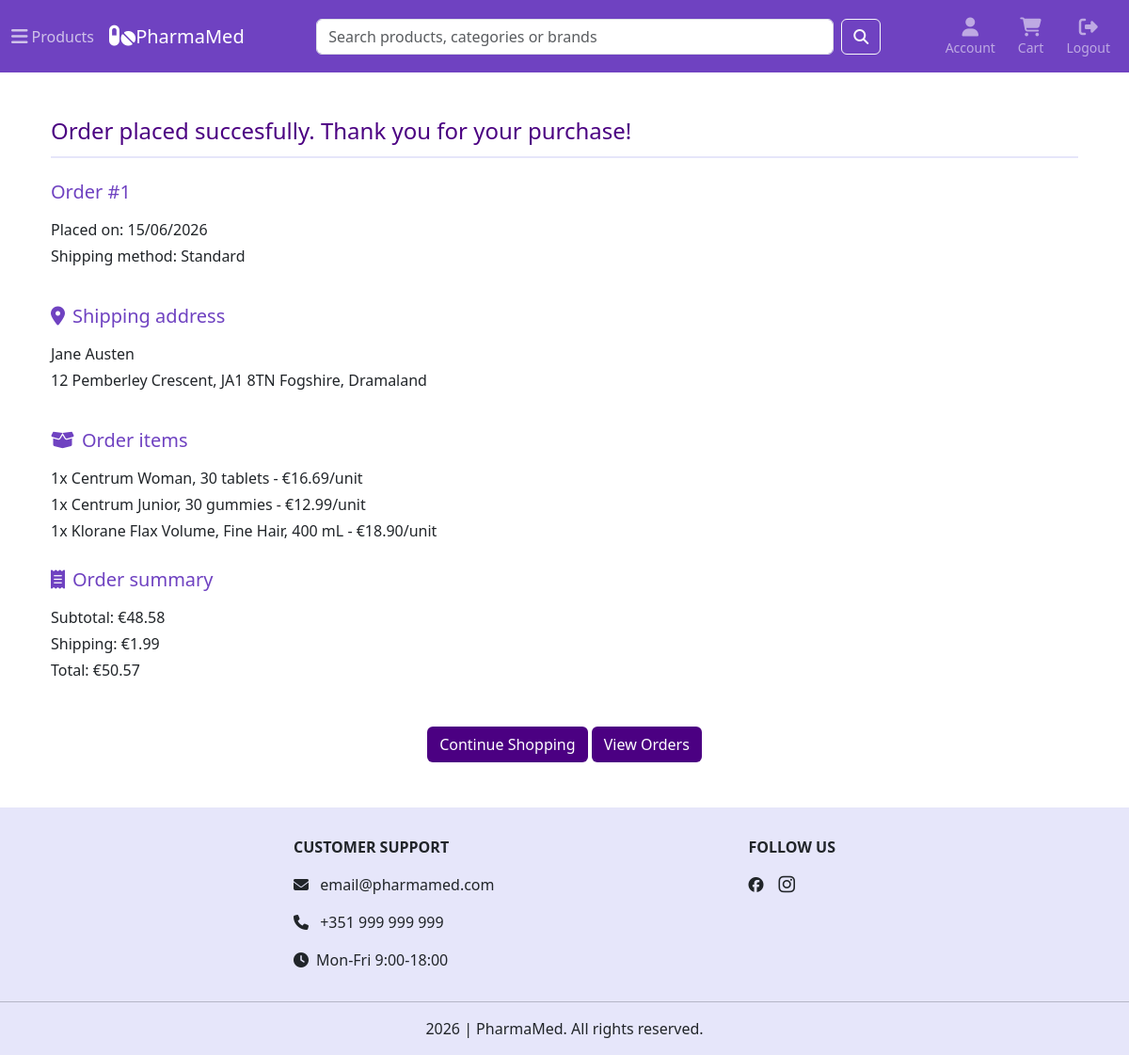
The app's page /order_success/1 (signed in) with its own data.
### tables this page shows
CREATE TABLE orders (
    id INTEGER PRIMARY KEY AUTOINCREMENT,
    user_id INTEGER NOT NULL,
    address_id INTEGER NOT NULL,
    full_name TEXT NOT NULL,
    address_line TEXT NOT NULL,
    postal_code TEXT NOT NULL,
    city TEXT NOT NULL,
    country TEXT NOT NULL,
    shipping_method TEXT NOT NULL,
    subtotal REAL NOT NULL,
    shipping_cost REAL NOT NULL,
    total REAL NOT NULL,
    status TEXT NOT NULL DEFAULT 'pending',
    created_at TIMESTAMP DEFAULT CURRENT_TIMESTAMP,
    updated_at TIMESTAMP DEFAULT CURRENT_TIMESTAMP,
    FOREIGN KEY (user_id) REFERENCES users(id)
);

CREATE TABLE order_items (
    id INTEGER PRIMARY KEY AUTOINCREMENT,
    order_id INTEGER NOT NULL,
    product_id INTEGER NOT NULL,
    name TEXT NOT NULL,
    pack_size TEXT NOT NULL,
    quantity INTEGER NOT NULL,
    price REAL NOT NULL,
    FOREIGN KEY (order_id) REFERENCES orders(id) ON DELETE CASCADE
);

### app/routes/orders.py (the view)
@orders_bp.route("/order_success/<int:order_id>")
@login_required
def order_success(order_id):
    db = get_db()
    order = get_user_order(db, order_id, current_user.id)
    if not order:
        flash("Order not found", "error")
        return redirect(url_for("orders.checkout"))
    items = get_order_items(db, order_id)
    return render_template("order_success.html", order_id=order_id, order=order, items=items)

### app/__init__.py (called while the page is built)
@app.context_processor
def inject_globals():
    return {
        "categories_menu": load_categories_menu(),
        "cart_count": get_cart_count()
    }

### app/models/user.py (called while the page is built)
@login_manager.user_loader
def load_user(user_id):
    db = get_db()
    user = db.execute(
        """
        SELECT id, email, first_name, last_name
        FROM users
        WHERE id = ?
        """,
        (int(user_id),)
    ).fetchone()
    if user is None:
        return None
    return User(
        user["id"],
        user["email"],
        user["first_name"],
        user["last_name"]
    )

### app/services/cart_service.py (called while the page is built)
def get_cart_count():
    db = get_db()
    if current_user.is_authenticated:
        return db_cart_count(db, current_user.id)
    session_cart = session.get('cart', {})
    return sum(session_cart.values())

def db_cart_count(db, user_id):
    cart_count = db.execute(
        """
        SELECT SUM(quantity) as total
        FROM cart_items ci
        JOIN carts c ON ci.cart_id = c.id
        WHERE c.user_id = ?
        """,
        (user_id,)
    ).fetchone()
    return cart_count["total"] or 0

### app/services/order_service.py (called while the page is built)
def get_user_order(db, order_id, user_id):
    return db.execute(
        """
        SELECT *
        FROM orders
        WHERE id = ?
        AND user_id = ?
        """,
        (order_id, user_id)
    ).fetchone()

def get_order_items(db, order_id):
    return db.execute(
        """
        SELECT *
        FROM order_items
        WHERE order_id = ?
        """,
        (order_id,)
    ).fetchall()

### app/utils/categories.py (called while the page is built)
def load_categories_menu():
    db = get_db()
    rows = db.execute(
        """
        SELECT category_id, name, parent_id, icon
        FROM categories
        ORDER BY category_id
        """
    ).fetchall()
    categories_menu = {}
    for row in rows:
        if row["parent_id"] == 0:
            categories_menu[row["category_id"]] = {
                "category_data": row,
                "subcategories": []
            }
    for row in rows:
        parent_id = row["parent_id"]
        if parent_id != 0 and parent_id in categories_menu:
            categories_menu[parent_id]["subcategories"].append(row)
    return categories_menu

### app/utils/db.py (called while the page is built)
def get_db():
    if "db" not in g:
        g.db = sqlite3.connect(DATABASE_PATH)
        g.db.row_factory = sqlite3.Row
        g.db.execute("PRAGMA foreign_keys = ON")
    return g.db

### app/utils/formatting.py (called while the page is built)
def format_date(value):
    return datetime.strptime(value, "%Y-%m-%d %H:%M:%S").strftime("%d/%m/%Y")

### app/templates/order_success.html (shortened to what this page needs)
{% extends "layout.html" %}
{% block main %}
<div class="container my-5 px-4">
    <div class="section-heading pb-1">
        <h1 class="fs-4">Order placed succesfully. Thank you for your purchase!</h1>
    </div>
    <div class="pt-4">
        <h2 class="subsection-header fs-5 mb-3">Order #{{order.id }}</h2>
        <p class="mb-1">Placed on: {{ order.created_at | format_date }}</p>
        <p>Shipping method: {{ order.shipping_method|capitalize }}</p>
    </div>
    <div class="pt-4">
        <h2 class="subsection-header fs-5 mb-3">
            <i class="fa-solid fa-location-dot me-2" aria-hidden="true"></i>Shipping address
        </h2>
        <p class="mb-1">{{ order.full_name }}</p>
        <p>{{ order.address_line }}, {{ order.postal_code }} {{ order.city }}, {{ order.country }}</p>
    </div>
    <div class="pt-4">
        <h2 class="subsection-header fs-5 mb-3">
            <i class="fa-solid fa-box-open me-2" aria-hidden="true"></i>Order items
        </h2>
        {% for item in items %}
            <p class="mb-1">{{ item.quantity }}x {{ item.name }}, {{ item.pack_size }} - €{{ "%.2f"|format(item.price) }}/unit</p>
        {% endfor %}
    </div>
    <div class="pt-4">
        <h2 class="subsection-header fs-5 mb-3">
            <i class="fa-solid fa-receipt me-2" aria-hidden="true"></i>Order summary</h2>
        <p class="mb-1">Subtotal: €{{ "%.2f"|format(order.subtotal) }}</p>
        <p class="mb-1">Shipping: €{{ "%.2f"|format(order.shipping_cost) }}</p>
        <p>Total: €{{ "%.2f"|format(order.total) }}</p>
    </div>
    <div class="mt-5 text-center">
        <a href="/" class="btn action-btn">Continue Shopping</a>
        <a href="{{ url_for('account.orders') }}" class="btn action-btn">View Orders</a>
    </div>
</div>
{% endblock %}

### app/static/styles.css (style rules this page uses)
.category-card .card-title, .category-name, .product-name, .item-name, .section-heading, .forgot-password-link a:hover { color: #4B0082; }
.card-text, .product-price, .subsection-header, .number, .pagination .page-link, .active-filters-badges a:hover, footer a:hover, .item-total { color: #6f42c1; }
.action-btn { background-color: #4B0082; color: white; }
.register-link, .login-link, .section-heading { border-bottom: solid 2px #E6E6FA; }

### records on screen
orders: id "1", created_at "15/06/2026", shipping_method "Standard", full_name "Jane Austen", address_line "12 Pemberley Crescent", postal_code "JA1 8TN", city "Fogshire", country "Dramaland", subtotal "48.58", shipping_cost "1.99", total "50.57"
order_items: quantity "1", name "Centrum Woman", pack_size "30 tablets", price "16.69"
order_items: quantity "1", name "Centrum Junior", pack_size "30 gummies", price "12.99"
order_items: quantity "1", name "Klorane Flax Volume, Fine Hair", pack_size "400 mL", price "18.90"
